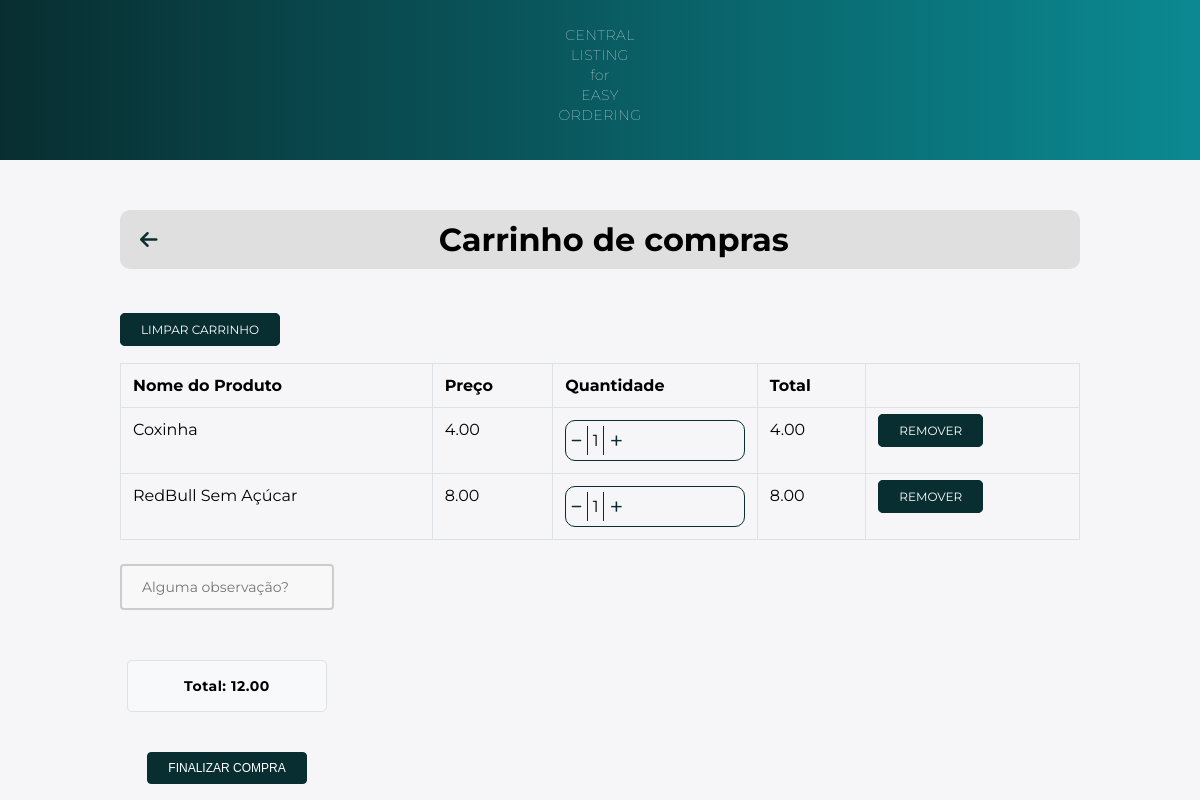
Page /cart/ (signed in) on the earlier database version.
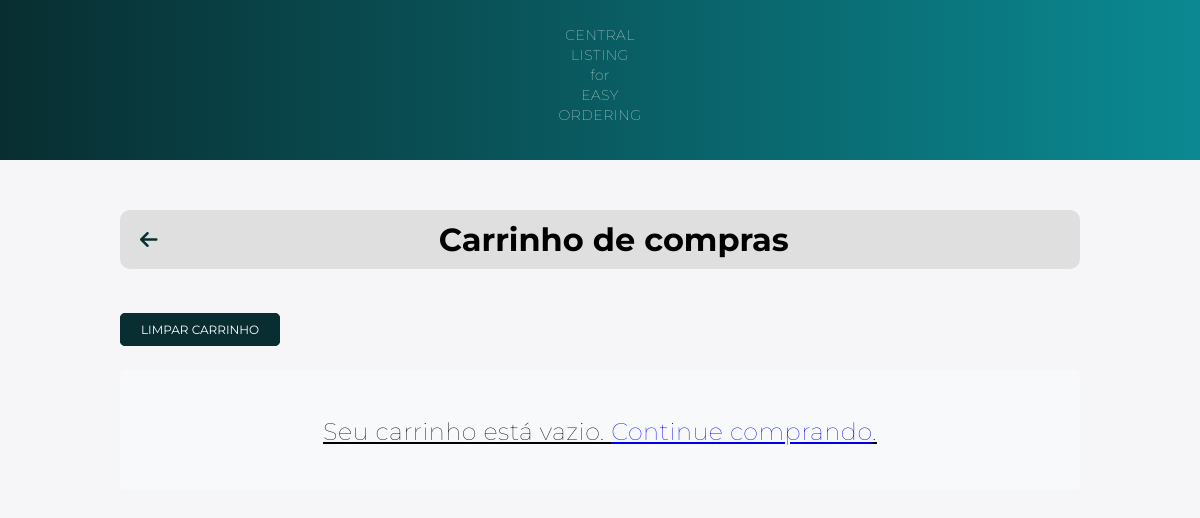
Same page on the later database version.
### main/models.py (models this page shows, shortened)
class Cart(models.Model):
    user = models.ForeignKey(User, on_delete=models.CASCADE)
    product = models.ForeignKey(FoodProduct, on_delete=models.CASCADE)
    quantity = models.PositiveBigIntegerField(default=1)

class FoodProduct(models.Model):
    name = models.CharField(max_length=255)
    price = models.DecimalField(max_digits=10, decimal_places=2)
    image = models.ImageField(upload_to='static/food_products/', default="static/food_products/default")
    description = models.TextField()
    ingredients = models.ManyToManyField(Ingredients, blank=True)
    categoria = models.ForeignKey(Categoria, on_delete=models.CASCADE, null=True)

### main/views.py (the view)
# urls.py: path('cart/', views.cart, name='cart'),
@login_required(login_url='login')
def cart(request):
    cart_items = Cart.objects.filter(user=request.user)
    cart_items_total = []
    for item in cart_items:
        total = item.product.price * item.quantity
        cart_items_total.append((item, total))
    cart_total = sum([total for _, total in cart_items_total])
    if request.method == "POST":
        form = CartForm(request.POST)
        if form.is_valid():
            text_box_obs_value = form.cleaned_data.get('text_box_obs', '')
            if not text_box_obs_value:
                text_box_obs_value = 'nenhuma'
            cart_obs = CartObs(user=request.user, text_box_obs=text_box_obs_value)
            cart_obs.save()
            return redirect('payment')
    else:
        form = CartForm()
    context = {
        'cart_items_total': cart_items_total,
        'cart_total': cart_total,
        'form': form,
    }
    return render(request, 'cart.html', context)

### main/forms.py
class CartForm(forms.Form):
    text_box_obs = forms.CharField(widget=forms.Textarea(attrs={'rows': 4, 'placeholder': 'Alguma observação?'}), required=False)

### templates/cart.html (shortened to what this page needs)
{% load static %}
<!DOCTYPE html>
<html>
<head>
    <link rel="stylesheet" type="text/css" href="{% static './css/cart.css' %}">
    <link rel="stylesheet" href="https://cdnjs.cloudflare.com/ajax/libs/font-awesome/6.4.0/css/all.min.css" />
</head>
<body>
    <nav>
        <p>CENTRAL<br>LISTING<br>for<br>EASY<br>ORDERING</p>
    </nav>
    <div class="container">
        <div class="top-bar">
            <a href="{% url 'home' %}" class="back-to-home">
                <i class="fas fa-arrow-left"></i>
            </a>
            <h1 class="top-bar-title">Carrinho de compras</h1>
        </div>
    </div>
    <div class="container_clear_cart">
    <a href="{% url 'clear_cart' %}" class="btn btn-danger clear-cart-btn" name="clearCart">Limpar carrinho</a>
    </div>
    <div class="container">
        <div class="row">
            <div class="col-12">
                {% if cart_items_total %}
                <div class="table-container">
                <table class="table table-bordered">
                    <thead>
                        <tr>
                            <th>Nome do Produto</th>
                            <th>Preço</th>
                            <th>Quantidade</th>
                            <th>Total</th>
                            <th></th>
                        </tr>
                    </thead>
                    <tbody>
                        {% for item, total in cart_items_total %}
                        <tr>
                            <td>{{ item.product.name }}</td>
                            <td>{{ item.product.price }}</td>
                            <td>
                                <div class="quantity-box">
                                    <a href="{% url 'decrement_quantity' item.product.id %}" class="fa-sharp fa-solid fa-minus btn-sm minus-link" style="text-decoration: none" name="decreaseCart"></a>
                                    <span class="quantity-number">{{ item.quantity }}</span>
                                    <a href="{% url 'increment_quantity' item.product.id %}" class="fa-light fa-plus btn-sm plus-link" style="text-decoration: none" name="increaseCart"></a>
                                </div>
                            </td>
                            <td>{{ total }}</td>
                            <td>
                                <a href="{% url 'remove_from_cart' item.product.id %}" class="btn btn-danger btn-sm" name="removeCart">Remover</a>
                            </td>
                        </tr>
                        {% endfor %}
                    </tbody>
                </table>
            </div>
            {% if cart_items_total %}
                <div class="bottom-container">
                    <form id="cartForm" method="POST">
                        <div class="observation-container">
                          <input type="text" name="{{ form.text_box_obs.name }}" class="observation-box" placeholder="Alguma observação?"/>
                        </div>
                        <div class="total-and-button-container">
                          <div class="total-box">
                            <p class="total-text">Total: {{ cart_total }}</p>
                          </div>
                          <div class="checkout-btn-container">
                            <button type="button" class="btn btn-primary" id="finalizarCompraBtn">Finalizar Compra</button>
                          </div>
                        </div>
                      </form>
                    </div>
            {% endif %}
                {% else %}
                <div class="empty-cart-message">
                    <p>Seu carrinho está vazio. <a href="{% url 'home' %}">Continue comprando</a>.</p>
                </div>
                {% endif %}
            </div>
        </div>
    </div>
</body>
</html>

### static/css/cart.css (style rules this page uses)
* { box-sizing: border-box; margin: 0; padding: 0; }
body { background: #f6f5f7; font-family: 'Montserrat', sans-serif; }
nav { background: linear-gradient(90deg, #082E31, #0b8992); padding: 5px; text-align: center; font-size: 15px; font-weight: bold; width: 100%; color: #fff; margin-bottom: 50px; }
p { font-size: 14px; font-weight: 100; line-height: 20px; letter-spacing: 0.5px; margin: 20px 0 30px; }
.container { width: 80%; margin: 0 auto; position: relative; }
.container_clear_cart { width: 80%; margin: 0 auto; position: relative; padding-top: 30px; }
.btn { text-transform: uppercase; font-size: 12px; padding: 8px 20px; border-radius: 5px; cursor: pointer; text-decoration: none; }
.btn-danger { background-color:#082E31; color: #fff; border: 1px solid #082E31; }
.top-bar { display: flex; align-items: center; padding: 10px 20px; background-color: #dfdfdf; border-radius: 10px; width: 100%; margin-bottom: 20px; position: relative; }
.top-bar-title { flex-grow: 1; margin: 0; font-size: 32px; text-align: center; }
.back-to-home { color: #082E31; font-size: 20px; margin-right: 10px; }
.clear-cart-btn { margin-top: 15px; margin-bottom: 15px; }
.empty-cart-message { text-align: center; background-color: #f8f9fa; padding: 2rem; border-radius: 5px; margin-top: 2rem; font-weight: bold; }
.empty-cart-message p { font-size: 1.5rem; margin-bottom: 1rem; color: black; text-decoration: underline; }

Differences in the rows shown:
removed Cart: product.name "Coxinha", product.price "4.00", quantity "1", total "4.00"
removed Cart: product.name "RedBull Sem Açúcar", product.price "8.00", quantity "1", total "8.00"
Other differences:
{{ cart_total }}: "12.00" → (not shown)
text no longer shown: "Nome do Produto Preço Quantidade Total Total: FINALIZAR COMPRA"
text now shown: "Seu carrinho está vazio. Continue comprando ."
